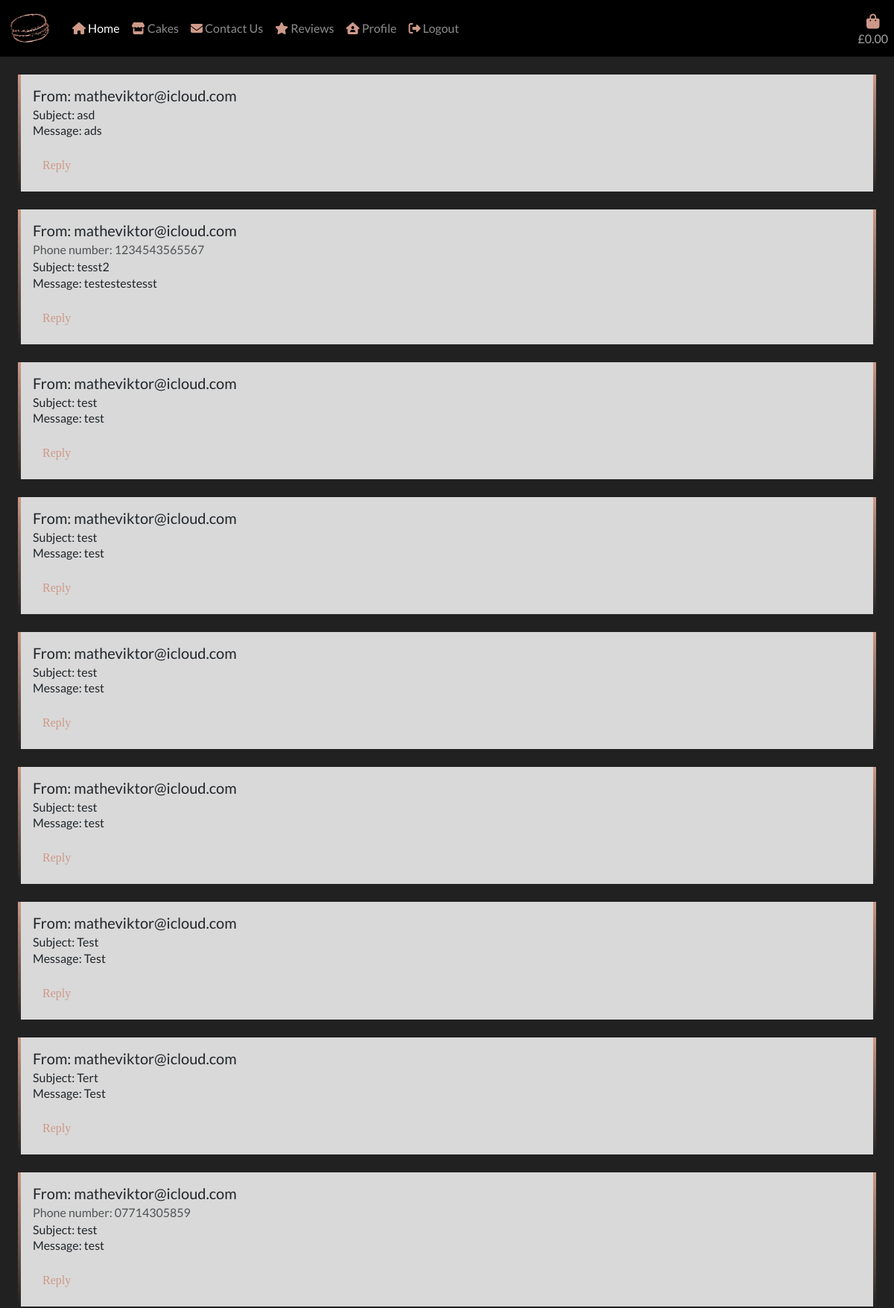
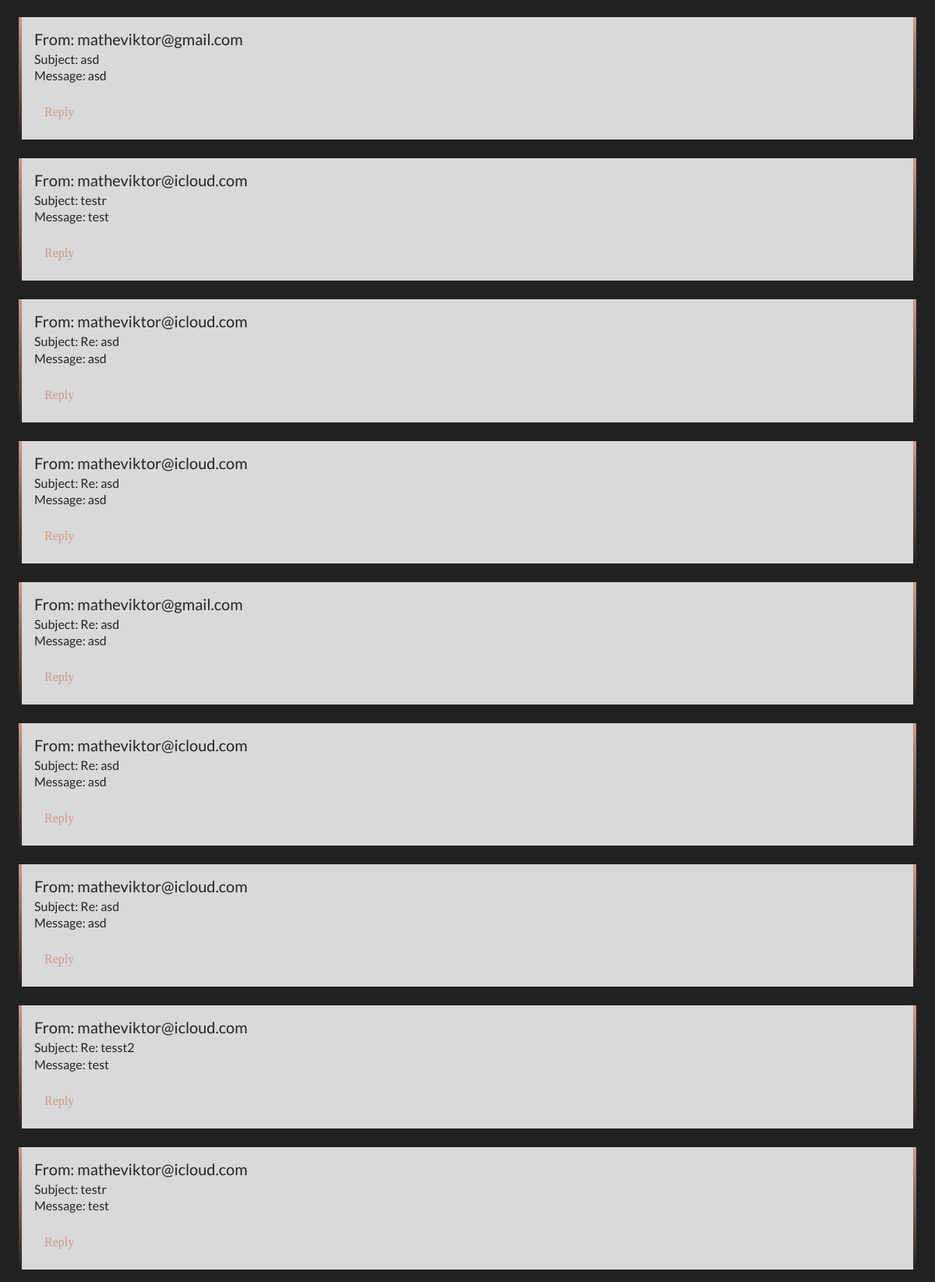
The app's page /contact_us/messages/ (signed in, upper part) with its own data (2 pictures, top to bottom).
### contactus/models.py (models this page shows, shortened)
class Contact_us(models.Model):
    phone_number = models.CharField(
        max_length=20, null=True, blank=True)
    email = models.EmailField()
    subject = models.CharField(max_length=254)
    message = models.TextField()

### contactus/views.py (the view)
# urls.py: path('messages/', views.contact_messages, name='messages'),
@login_required
def contact_messages(request):
    contact_messages = Contact_us.objects.filter()
    context = {'contact_messages': contact_messages}
    template = 'messages.html'
    return render(request, template, context)

### bag/context.py (called while the page is built, shortened)
def bag_contents(request):
    bag_contents = []
    total = 0
    cake_count = 0
    bag = request.session.get('bag', {})
    if total < settings.FREE_DELIVERY:
        delivery_fee = total * Decimal(settings.DELIVERY_PERCENTAGE/100)
        free_delivery_delta = settings.FREE_DELIVERY - total
    else:
        delivery_fee = 0
        free_delivery_delta = 0
    order_total = delivery_fee + total
    context = {
        'bag_contents': bag_contents,
        'total': total,
        'cake_count': cake_count,
        'delivery_fee': delivery_fee,
        'free_delivery': settings.FREE_DELIVERY,
        'free_delivery_delta': free_delivery_delta,
        'order_total': order_total,
    }
    return context

### contactus/templates/messages.html (shortened to what this page needs)
{% extends 'base.html' %}
{% load static %}
{% block content %}
{% for message in contact_messages %}
<div class="card  m-4">
    <div class="card-body silver-bg">
      <h5 class="card-title">From: {{ message.email }}</h5>
      {% if message.phone_number %}
      <h6 class="card-subtitle mb-2 text-muted">Phone number: {{ message.phone_number }}</h6>
      {% endif %}
      <h6 class="card-subtitle">Subject: {{ message.subject }}</h6>
      <p class="card-text">Message: {{ message.message }}</p>
      <a href="{% url 'reply' message.id %}" class="card-link btn text bordered rounded-2">Reply</a>
    </div>
  </div>
{% endfor %}
{% endblock %}

### static/css/base.css (style rules this page uses)
html { height: 100%; }
body { background: url('/media/macaron_background.png') fixed center center no-repeat; background-size: cover; height: calc(100vh - 164px); font-family: 'Lato', sans-serif; }
.silver-bg { background-color: #d9d9d9; }
.card { border-width: 4px; border-style: solid; border-top: none; border-bottom: none; border-image: linear-gradient(to bottom, #ce9988, #212121) 1 100%; }
.text { color: #ce9988; font-family: Italic; }

### records on screen
Contact_us: email "matheviktor@icloud.com", subject "asd", message "ads"
Contact_us: email "matheviktor@icloud.com", phone_number "1234543565567", subject "tesst2", message "testestestesst"
Contact_us: email "matheviktor@icloud.com", subject "test", message "test"
Contact_us: email "matheviktor@icloud.com", subject "test", message "test"
Contact_us: email "matheviktor@icloud.com", subject "test", message "test"
Contact_us: email "matheviktor@icloud.com", subject "test", message "test"
Contact_us: email "matheviktor@icloud.com", subject "Test", message "Test"
Contact_us: email "matheviktor@icloud.com", subject "Tert", message "Test"
Contact_us: email "matheviktor@icloud.com", phone_number "07714305859", subject "test", message "test"
Contact_us: email "matheviktor@gmail.com", subject "asd", message "asd"
Contact_us: email "matheviktor@icloud.com", subject "testr", message "test"
Contact_us: email "matheviktor@icloud.com", subject "Re: asd", message "asd"
Contact_us: email "matheviktor@icloud.com", subject "Re: asd", message "asd"
Contact_us: email "matheviktor@gmail.com", subject "Re: asd", message "asd"
Contact_us: email "matheviktor@icloud.com", subject "Re: asd", message "asd"
Contact_us: email "matheviktor@icloud.com", subject "Re: asd", message "asd"
Contact_us: email "matheviktor@icloud.com", subject "Re: tesst2", message "test"
Contact_us: email "matheviktor@icloud.com", subject "testr", message "test"
